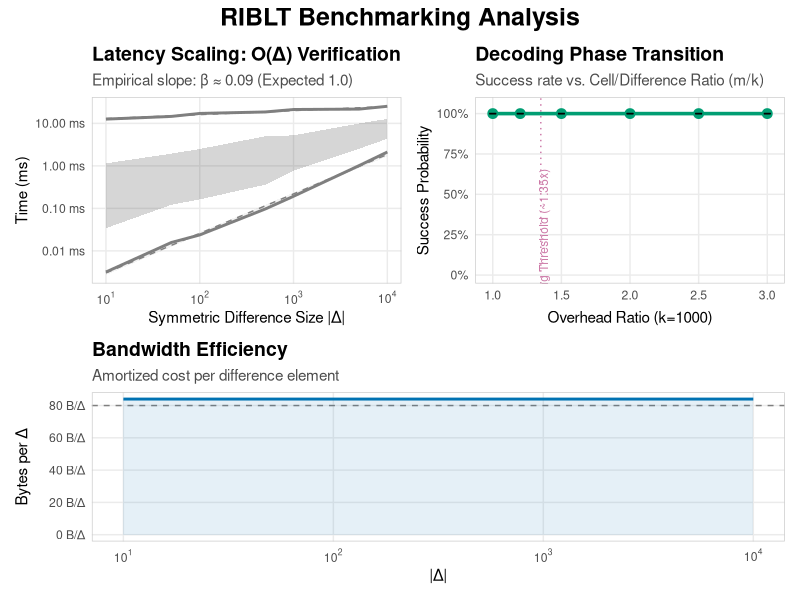

This chart was generated by the following R code:
library(ggplot2)
library(dplyr)
library(tidyr)
library(scales)
library(patchwork)
library(ggtext)
library(broom) # For extracting regression coefficients

# --- Configuration & Theme ---
# Using a more robust palette for scientific publishing
pal <- c(
  "blue" = "#0072B2", 
  "orange" = "#D55E00", 
  "green" = "#009E73", 
  "red" = "#CC79A7",
  "grey" = "#999999"
)

theme_research <- function() {
  theme_minimal(base_family = "sans", base_size = 11) +
    theme(
      plot.title = element_markdown(face = "bold", size = 14),
      plot.subtitle = element_text(size = 11, color = "grey30"),
      plot.caption = element_text(size = 8, face = "italic"),
      panel.grid.minor = element_blank(),
      panel.border = element_rect(fill = NA, color = "grey80"),
      strip.background = element_rect(fill = "grey95", color = "grey80"),
      strip.text = element_text(face = "bold"),
      legend.position = "top",
      legend.title = element_text(size = 10)
    )
}

# --- Data Preparation ---
df <- read.csv("riblt_benchmarks.csv") %>%
  mutate(
    bandwidth_per_diff = bandwidth_bytes / diff_size,
    total_time_ms = (encode_time_us + decode_time_us) / 1000,
    overhead_ratio = bandwidth_bytes / (diff_size * 64) # Assuming 64-byte elements
  )

# --- 1. Scaling Analysis (Latency & Complexity) ---
# We fit a linear model in log-log space to verify O(n)
fit_data <- df %>% filter(scenario == "scale_diff")
lm_encode <- lm(log(encode_time_us) ~ log(diff_size), data = fit_data)
slope <- round(coef(lm_encode)[2], 2)

p_latency <- fit_data %>%
  pivot_longer(cols = c(encode_time_us, decode_time_us), names_to = "op", values_to = "us") %>%
  mutate(op = ifelse(op == "encode_time_us", "Encoding", "Decoding")) %>%
  ggplot(aes(x = diff_size, y = us / 1000, color = op)) +
  geom_smooth(method = "lm", formula = y ~ x, linetype = "dashed", alpha = 0.1, linewidth = 0.5) +
  stat_summary(fun = mean, geom = "line", linewidth = 1) +
  stat_summary(fun.data = mean_cl_boot, geom = "ribbon", alpha = 0.2, color = NA) +
  scale_x_log10(labels = label_log()) +
  scale_y_log10(labels = label_number(suffix = " ms")) +
  scale_color_manual(values = c("Encoding" = pal["blue"], "Decoding" = pal["orange"])) +
  labs(
    title = "Latency Scaling: **O(Δ)** Verification",
    subtitle = paste0("Empirical slope: β ≈ ", slope, " (Expected 1.0)"),
    x = "Symmetric Difference Size |Δ|",
    y = "Time (ms)",
    color = "Operation"
  ) +
  theme_research()

# --- 2. Phase Transition (Success Rate) ---
# IBLT decoding exhibits a sharp threshold depending on the cell-to-difference ratio
p_success <- df %>%
  filter(scenario == "varying_overhead") %>%
  group_by(ratio) %>%
  summarise(
    rate = mean(success == "true"),
    se = sqrt(rate * (1 - rate) / n()),
    .groups = "drop"
  ) %>%
  ggplot(aes(x = ratio, y = rate)) +
  geom_vline(xintercept = 1.35, linetype = "dotted", color = pal["red"]) +
  annotate("text", x = 1.37, y = 0.2, label = "Peeling Threshold (~1.35x)", angle = 90, size = 3, color = pal["red"]) +
  geom_line(color = pal["green"], linewidth = 1.2) +
  geom_point(color = pal["green"], size = 3) +
  geom_errorbar(aes(ymin = rate - se, ymax = rate + se), width = 0.05) +
  scale_y_continuous(labels = label_percent(), limits = c(0, 1.05)) +
  labs(
    title = "Decoding Phase Transition",
    subtitle = "Success rate vs. Cell/Difference Ratio (m/k)",
    x = "Overhead Ratio (k=1000)",
    y = "Success Probability"
  ) +
  theme_research()

# --- 3. Bandwidth Efficiency ---
p_bandwidth <- df %>%
  filter(scenario == "scale_diff") %>%
  ggplot(aes(x = diff_size, y = bandwidth_per_diff)) +
  geom_hline(yintercept = 80, linetype = "dashed", color = "grey50") + # Theoretical cell size
  stat_summary(fun = mean, geom = "area", fill = pal["blue"], alpha = 0.1) +
  stat_summary(fun = mean, geom = "line", color = pal["blue"], linewidth = 1) +
  scale_x_log10(labels = label_log()) +
  scale_y_continuous(limits = c(0, NA), labels = label_number(suffix = " B/Δ")) +
  labs(
    title = "Bandwidth Efficiency",
    subtitle = "Amortized cost per difference element",
    x = "|Δ|",
    y = "Bytes per Δ"
  ) +
  theme_research()

# --- Composite Dashboard ---
# Using patchwork to combine into a single publication-ready figure
layout <- (p_latency | p_success) / p_bandwidth + 
  plot_layout(heights = c(1, 0.8)) +
  plot_annotation(
    title = "RIBLT Benchmarking Analysis",
    theme = theme(plot.title = element_text(size = 18, face = "bold", hjust = 0.5))
  )

ggsave("riblt_performance_analysis.pdf", layout, width = 12, height = 10, device = cairo_pdf)
